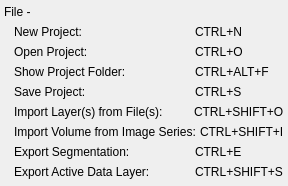
              <widget class="QWidget" name="widget_4" native="true">
               <property name="sizePolicy">
                <sizepolicy hsizetype="Preferred" vsizetype="Fixed">
                 <horstretch>0</horstretch>
                 <verstretch>0</verstretch>
                </sizepolicy>
               </property>
               <layout class="QVBoxLayout" name="verticalLayout">
                <property name="spacing">
                 <number>0</number>
                </property>
                <property name="leftMargin">
                 <number>4</number>
                </property>
                <property name="topMargin">
                 <number>2</number>
                </property>
                <property name="rightMargin">
                 <number>4</number>
                </property>
                <property name="bottomMargin">
                 <number>4</number>
                </property>
                <item>
                 <widget class="QWidget" name="widget_3" native="true">
                  <layout class="QHBoxLayout" name="horizontalLayout_6">
                   <property name="spacing">
                    <number>0</number>
                   </property>
                   <property name="margin">
                    <number>0</number>
                   </property>
                   <item>
                    <widget class="QLabel" name="label">
                     <property name="minimumSize">
                      <size>
                       <width>0</width>
                       <height>20</height>
                      </size>
                     </property>
                     <property name="text">
                      <string>File -</string>
                     </property>
                    </widget>
                   </item>
                  </layout>
                 </widget>
                </item>
                <item>
                 <widget class="QWidget" name="widget_5" native="true">
                  <property name="minimumSize">
                   <size>
                    <width>0</width>
                    <height>20</height>
                   </size>
                  </property>
                  <layout class="QHBoxLayout" name="horizontalLayout_7" stretch="2,1">
                   <property name="spacing">
                    <number>4</number>
                   </property>
                   <property name="leftMargin">
                    <number>10</number>
                   </property>
                   <property name="topMargin">
                    <number>0</number>
                   </property>
                   <property name="rightMargin">
                    <number>0</number>
                   </property>
                   <property name="bottomMargin">
                    <number>0</number>
                   </property>
                   <item>
                    <widget class="QLabel" name="label_2">
                     <property name="text">
                      <string>New Project:</string>
                     </property>
                    </widget>
                   </item>
                   <item>
                    <widget class="QLabel" name="label_3">
                     <property name="text">
                      <string>CTRL+N</string>
                     </property>
                    </widget>
                   </item>
                  </layout>
                 </widget>
                </item>
                <item>
                 <widget class="QWidget" name="widget_6" native="true">
                  <property name="minimumSize">
                   <size>
                    <width>0</width>
                    <height>20</height>
                   </size>
                  </property>
                  <layout class="QHBoxLayout" name="horizontalLayout_8" stretch="2,1">
                   <property name="spacing">
                    <number>4</number>
                   </property>
                   <property name="leftMargin">
                    <number>10</number>
                   </property>
                   <property name="topMargin">
                    <number>0</number>
                   </property>
                   <property name="rightMargin">
                    <number>0</number>
                   </property>
                   <property name="bottomMargin">
                    <number>0</number>
                   </property>
                   <item>
                    <widget class="QLabel" name="label_4">
                     <property name="text">
                      <string>Open Project:</string>
                     </property>
                    </widget>
                   </item>
                   <item>
                    <widget class="QLabel" name="label_5">
                     <property name="text">
                      <string>CTRL+O</string>
                     </property>
                    </widget>
                   </item>
                  </layout>
                 </widget>
                </item>
                <item>
                 <widget class="QWidget" name="widget_7" native="true">
                  <property name="minimumSize">
                   <size>
                    <width>0</width>
                    <height>20</height>
                   </size>
                  </property>
                  <layout class="QHBoxLayout" name="horizontalLayout_9" stretch="2,1">
                   <property name="spacing">
                    <number>4</number>
                   </property>
                   <property name="leftMargin">
                    <number>10</number>
                   </property>
                   <property name="topMargin">
                    <number>0</number>
                   </property>
                   <property name="rightMargin">
                    <number>0</number>
                   </property>
                   <property name="bottomMargin">
                    <number>0</number>
                   </property>
                   <item>
                    <widget class="QLabel" name="label_6">
                     <property name="text">
                      <string>Show Project Folder:</string>
                     </property>
                    </widget>
                   </item>
                   <item>
                    <widget class="QLabel" name="label_7">
                     <property name="text">
                      <string>CTRL+ALT+F</string>
                     </property>
                    </widget>
                   </item>
                  </layout>
                 </widget>
                </item>
                <item>
                 <widget class="QWidget" name="widget_8" native="true">
                  <property name="minimumSize">
                   <size>
                    <width>0</width>
                    <height>20</height>
                   </size>
                  </property>
                  <layout class="QHBoxLayout" name="horizontalLayout_10" stretch="2,1">
                   <property name="spacing">
                    <number>4</number>
                   </property>
                   <property name="leftMargin">
                    <number>10</number>
                   </property>
                   <property name="topMargin">
                    <number>0</number>
                   </property>
                   <property name="rightMargin">
                    <number>0</number>
                   </property>
                   <property name="bottomMargin">
                    <number>0</number>
                   </property>
                   <item>
                    <widget class="QLabel" name="label_8">
                     <property name="text">
                      <string>Save Project:</string>
                     </property>
                    </widget>
                   </item>
                   <item>
                    <widget class="QLabel" name="label_9">
                     <property name="text">
                      <string>CTRL+S</string>
                     </property>
                    </widget>
                   </item>
                  </layout>
                 </widget>
                </item>
                <item>
                 <widget class="QWidget" name="widget_9" native="true">
                  <property name="minimumSize">
                   <size>
                    <width>0</width>
                    <height>20</height>
                   </size>
                  </property>
                  <layout class="QHBoxLayout" name="horizontalLayout_11" stretch="2,1">
                   <property name="spacing">
                    <number>4</number>
                   </property>
                   <property name="leftMargin">
                    <number>10</number>
                   </property>
                   <property name="topMargin">
                    <number>0</number>
                   </property>
                   <property name="rightMargin">
                    <number>0</number>
                   </property>
                   <property name="bottomMargin">
                    <number>0</number>
                   </property>
                   <item>
                    <widget class="QLabel" name="label_10">
                     <property name="text">
                      <string>Import Layer(s) from File(s):</string>
                     </property>
                    </widget>
                   </item>
                   <item>
                    <widget class="QLabel" name="label_11">
                     <property name="text">
                      <string>CTRL+SHIFT+O</string>
                     </property>
                    </widget>
                   </item>
                  </layout>
                 </widget>
                </item>
                <item>
                 <widget class="QWidget" name="widget_10" native="true">
                  <property name="minimumSize">
                   <size>
                    <width>0</width>
                    <height>20</height>
                   </size>
                  </property>
                  <layout class="QHBoxLayout" name="horizontalLayout_12" stretch="2,1">
                   <property name="spacing">
                    <number>4</number>
                   </property>
                   <property name="leftMargin">
                    <number>10</number>
                   </property>
                   <property name="topMargin">
                    <number>0</number>
                   </property>
                   <property name="rightMargin">
                    <number>0</number>
                   </property>
                   <property name="bottomMargin">
                    <number>0</number>
                   </property>
                   <item>
                    <widget class="QLabel" name="label_12">
                     <property name="text">
                      <string>Import Volume from Image Series:</string>
                     </property>
                    </widget>
                   </item>
                   <item>
                    <widget class="QLabel" name="label_13">
                     <property name="text">
                      <string>CTRL+SHIFT+I</string>
                     </property>
                    </widget>
                   </item>
                  </layout>
                 </widget>
                </item>
                <item>
                 <widget class="QWidget" name="widget_11" native="true">
                  <property name="minimumSize">
                   <size>
                    <width>0</width>
                    <height>20</height>
                   </size>
                  </property>
                  <layout class="QHBoxLayout" name="horizontalLayout_13" stretch="2,1">
                   <property name="spacing">
                    <number>4</number>
                   </property>
                   <property name="leftMargin">
                    <number>10</number>
                   </property>
                   <property name="topMargin">
                    <number>0</number>
                   </property>
                   <property name="rightMargin">
                    <number>0</number>
                   </property>
                   <property name="bottomMargin">
                    <number>0</number>
                   </property>
                   <item>
                    <widget class="QLabel" name="label_14">
                     <property name="text">
                      <string>Export Segmentation:</string>
                     </property>
                    </widget>
                   </item>
                   <item>
                    <widget class="QLabel" name="label_15">
                     <property name="text">
                      <string>CTRL+E</string>
                     </property>
                    </widget>
                   </item>
                  </layout>
                 </widget>
                </item>
                <item>
                 <widget class="QWidget" name="widget_12" native="true">
                  <property name="minimumSize">
                   <size>
                    <width>0</width>
                    <height>20</height>
                   </size>
                  </property>
                  <layout class="QHBoxLayout" name="horizontalLayout_14" stretch="2,1">
                   <property name="spacing">
                    <number>4</number>
                   </property>
                   <property name="leftMargin">
                    <number>10</number>
                   </property>
                   <property name="topMargin">
                    <number>0</number>
                   </property>
                   <property name="rightMargin">
                    <number>0</number>
                   </property>
                   <property name="bottomMargin">
                    <number>0</number>
                   </property>
                   <item>
                    <widget class="QLabel" name="label_16">
                     <property name="text">
                      <string>Export Active Data Layer:</string>
                     </property>
                    </widget>
                   </item>
                   <item>
                    <widget class="QLabel" name="label_17">
                     <property name="text">
                      <string>CTRL+SHIFT+S</string>
                     </property>
                    </widget>
                   </item>
                  </layout>
                 </widget>
                </item>
               </layout>
              </widget>
